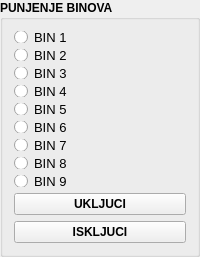
         <widget class="QGroupBox" name="groupBox_6">
          <property name="font">
           <font>
            <pointsize>9</pointsize>
            <weight>75</weight>
            <bold>true</bold>
           </font>
          </property>
          <property name="title">
           <string>PUNJENJE BINOVA</string>
          </property>
          <layout class="QVBoxLayout" name="verticalLayout_34">
           <item>
            <widget class="QRadioButton" name="srednji_bin1">
             <property name="sizePolicy">
              <sizepolicy hsizetype="Minimum" vsizetype="Fixed">
               <horstretch>0</horstretch>
               <verstretch>0</verstretch>
              </sizepolicy>
             </property>
             <property name="maximumSize">
              <size>
               <width>16777215</width>
               <height>12</height>
              </size>
             </property>
             <property name="font">
              <font>
               <pointsize>10</pointsize>
               <weight>50</weight>
               <bold>false</bold>
              </font>
             </property>
             <property name="text">
              <string>BIN 1</string>
             </property>
            </widget>
           </item>
           <item>
            <widget class="QRadioButton" name="srednji_bin2">
             <property name="sizePolicy">
              <sizepolicy hsizetype="Minimum" vsizetype="Fixed">
               <horstretch>0</horstretch>
               <verstretch>0</verstretch>
              </sizepolicy>
             </property>
             <property name="maximumSize">
              <size>
               <width>16777215</width>
               <height>12</height>
              </size>
             </property>
             <property name="font">
              <font>
               <pointsize>10</pointsize>
               <weight>50</weight>
               <bold>false</bold>
              </font>
             </property>
             <property name="text">
              <string>BIN 2</string>
             </property>
            </widget>
           </item>
           <item>
            <widget class="QRadioButton" name="srednji_bin3">
             <property name="sizePolicy">
              <sizepolicy hsizetype="Minimum" vsizetype="Fixed">
               <horstretch>0</horstretch>
               <verstretch>0</verstretch>
              </sizepolicy>
             </property>
             <property name="maximumSize">
              <size>
               <width>16777215</width>
               <height>12</height>
              </size>
             </property>
             <property name="font">
              <font>
               <pointsize>10</pointsize>
               <weight>50</weight>
               <bold>false</bold>
              </font>
             </property>
             <property name="text">
              <string>BIN 3</string>
             </property>
            </widget>
           </item>
           <item>
            <widget class="QRadioButton" name="srednji_bin4">
             <property name="sizePolicy">
              <sizepolicy hsizetype="Minimum" vsizetype="Fixed">
               <horstretch>0</horstretch>
               <verstretch>0</verstretch>
              </sizepolicy>
             </property>
             <property name="maximumSize">
              <size>
               <width>16777215</width>
               <height>12</height>
              </size>
             </property>
             <property name="font">
              <font>
               <pointsize>10</pointsize>
               <weight>50</weight>
               <bold>false</bold>
              </font>
             </property>
             <property name="text">
              <string>BIN 4</string>
             </property>
            </widget>
           </item>
           <item>
            <widget class="QRadioButton" name="srednji_bin5">
             <property name="sizePolicy">
              <sizepolicy hsizetype="Minimum" vsizetype="Fixed">
               <horstretch>0</horstretch>
               <verstretch>0</verstretch>
              </sizepolicy>
             </property>
             <property name="maximumSize">
              <size>
               <width>16777215</width>
               <height>12</height>
              </size>
             </property>
             <property name="font">
              <font>
               <pointsize>10</pointsize>
               <weight>50</weight>
               <bold>false</bold>
              </font>
             </property>
             <property name="text">
              <string>BIN 5</string>
             </property>
            </widget>
           </item>
           <item>
            <widget class="QRadioButton" name="srednji_bin6">
             <property name="sizePolicy">
              <sizepolicy hsizetype="Minimum" vsizetype="Fixed">
               <horstretch>0</horstretch>
               <verstretch>0</verstretch>
              </sizepolicy>
             </property>
             <property name="maximumSize">
              <size>
               <width>16777215</width>
               <height>12</height>
              </size>
             </property>
             <property name="font">
              <font>
               <pointsize>10</pointsize>
               <weight>50</weight>
               <bold>false</bold>
              </font>
             </property>
             <property name="text">
              <string>BIN 6</string>
             </property>
            </widget>
           </item>
           <item>
            <widget class="QRadioButton" name="srednji_bin7">
             <property name="sizePolicy">
              <sizepolicy hsizetype="Minimum" vsizetype="Fixed">
               <horstretch>0</horstretch>
               <verstretch>0</verstretch>
              </sizepolicy>
             </property>
             <property name="maximumSize">
              <size>
               <width>16777215</width>
               <height>12</height>
              </size>
             </property>
             <property name="font">
              <font>
               <pointsize>10</pointsize>
               <weight>50</weight>
               <bold>false</bold>
              </font>
             </property>
             <property name="text">
              <string>BIN 7</string>
             </property>
            </widget>
           </item>
           <item>
            <widget class="QRadioButton" name="srednji_bin8">
             <property name="sizePolicy">
              <sizepolicy hsizetype="Minimum" vsizetype="Fixed">
               <horstretch>0</horstretch>
               <verstretch>0</verstretch>
              </sizepolicy>
             </property>
             <property name="maximumSize">
              <size>
               <width>16777215</width>
               <height>12</height>
              </size>
             </property>
             <property name="font">
              <font>
               <pointsize>10</pointsize>
               <weight>50</weight>
               <bold>false</bold>
              </font>
             </property>
             <property name="text">
              <string>BIN 8</string>
             </property>
            </widget>
           </item>
           <item>
            <widget class="QRadioButton" name="srednji_bin9">
             <property name="sizePolicy">
              <sizepolicy hsizetype="Minimum" vsizetype="Fixed">
               <horstretch>0</horstretch>
               <verstretch>0</verstretch>
              </sizepolicy>
             </property>
             <property name="maximumSize">
              <size>
               <width>16777215</width>
               <height>12</height>
              </size>
             </property>
             <property name="font">
              <font>
               <pointsize>10</pointsize>
               <weight>50</weight>
               <bold>false</bold>
              </font>
             </property>
             <property name="text">
              <string>BIN 9</string>
             </property>
            </widget>
           </item>
           <item>
            <widget class="QPushButton" name="srednji_dugme_ukljuci">
             <property name="text">
              <string>UKLJUCI</string>
             </property>
            </widget>
           </item>
           <item>
            <widget class="QPushButton" name="srednji_dugme_iskljuci">
             <property name="text">
              <string>ISKLJUCI</string>
             </property>
            </widget>
           </item>
          </layout>
         </widget>
